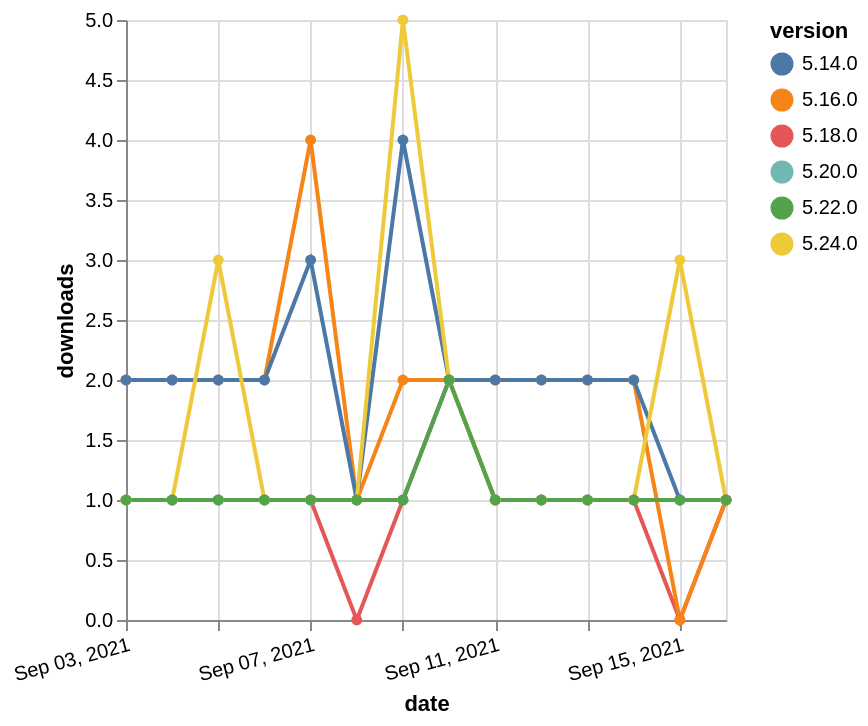

This figure's Vega-Lite source:
### Vega-Lite specification from a JSON file in a GitHub repository (floating-point values rounded to 4 significant figures)
{"$schema": "https://vega.github.io/schema/vega-lite/v5.json", "description": "A simple bar chart with embedded data.", "data": {"values": [{"date": "2021-09-03", "total": 315, "delta": 1, "version": "5.18.0"}, {"date": "2021-09-04", "total": 316, "delta": 1, "version": "5.18.0"}, {"date": "2021-09-05", "total": 317, "delta": 1, "version": "5.18.0"}, {"date": "2021-09-06", "total": 318, "delta": 1, "version": "5.18.0"}, {"date": "2021-09-07", "total": 319, "delta": 1, "version": "5.18.0"}, {"date": "2021-09-08", "total": 319, "delta": 0, "version": "5.18.0"}, {"date": "2021-09-09", "total": 320, "delta": 1, "version": "5.18.0"}, {"date": "2021-09-10", "total": 322, "delta": 2, "version": "5.18.0"}, {"date": "2021-09-11", "total": 323, "delta": 1, "version": "5.18.0"}, {"date": "2021-09-12", "total": 324, "delta": 1, "version": "5.18.0"}, {"date": "2021-09-13", "total": 325, "delta": 1, "version": "5.18.0"}, {"date": "2021-09-14", "total": 326, "delta": 1, "version": "5.18.0"}, {"date": "2021-09-15", "total": 326, "delta": 0, "version": "5.18.0"}, {"date": "2021-09-16", "total": 327, "delta": 1, "version": "5.18.0"}, {"date": "2021-09-03", "total": 2499, "delta": 2, "version": "5.16.0"}, {"date": "2021-09-04", "total": 2501, "delta": 2, "version": "5.16.0"}, {"date": "2021-09-05", "total": 2503, "delta": 2, "version": "5.16.0"}, {"date": "2021-09-06", "total": 2505, "delta": 2, "version": "5.16.0"}, {"date": "2021-09-07", "total": 2509, "delta": 4, "version": "5.16.0"}, {"date": "2021-09-08", "total": 2510, "delta": 1, "version": "5.16.0"}, {"date": "2021-09-09", "total": 2512, "delta": 2, "version": "5.16.0"}, {"date": "2021-09-10", "total": 2514, "delta": 2, "version": "5.16.0"}, {"date": "2021-09-11", "total": 2516, "delta": 2, "version": "5.16.0"}, {"date": "2021-09-12", "total": 2518, "delta": 2, "version": "5.16.0"}, {"date": "2021-09-13", "total": 2520, "delta": 2, "version": "5.16.0"}, {"date": "2021-09-14", "total": 2522, "delta": 2, "version": "5.16.0"}, {"date": "2021-09-15", "total": 2522, "delta": 0, "version": "5.16.0"}, {"date": "2021-09-16", "total": 2523, "delta": 1, "version": "5.16.0"}, {"date": "2021-09-03", "total": 243, "delta": 1, "version": "5.20.0"}, {"date": "2021-09-04", "total": 244, "delta": 1, "version": "5.20.0"}, {"date": "2021-09-05", "total": 245, "delta": 1, "version": "5.20.0"}, {"date": "2021-09-06", "total": 246, "delta": 1, "version": "5.20.0"}, {"date": "2021-09-07", "total": 247, "delta": 1, "version": "5.20.0"}, {"date": "2021-09-08", "total": 248, "delta": 1, "version": "5.20.0"}, {"date": "2021-09-09", "total": 249, "delta": 1, "version": "5.20.0"}, {"date": "2021-09-10", "total": 251, "delta": 2, "version": "5.20.0"}, {"date": "2021-09-11", "total": 252, "delta": 1, "version": "5.20.0"}, {"date": "2021-09-12", "total": 253, "delta": 1, "version": "5.20.0"}, {"date": "2021-09-13", "total": 254, "delta": 1, "version": "5.20.0"}, {"date": "2021-09-14", "total": 255, "delta": 1, "version": "5.20.0"}, {"date": "2021-09-15", "total": 256, "delta": 1, "version": "5.20.0"}, {"date": "2021-09-16", "total": 257, "delta": 1, "version": "5.20.0"}, {"date": "2021-09-03", "total": 2416, "delta": 2, "version": "5.14.0"}, {"date": "2021-09-04", "total": 2418, "delta": 2, "version": "5.14.0"}, {"date": "2021-09-05", "total": 2420, "delta": 2, "version": "5.14.0"}, {"date": "2021-09-06", "total": 2422, "delta": 2, "version": "5.14.0"}, {"date": "2021-09-07", "total": 2425, "delta": 3, "version": "5.14.0"}, {"date": "2021-09-08", "total": 2426, "delta": 1, "version": "5.14.0"}, {"date": "2021-09-09", "total": 2430, "delta": 4, "version": "5.14.0"}, {"date": "2021-09-10", "total": 2432, "delta": 2, "version": "5.14.0"}, {"date": "2021-09-11", "total": 2434, "delta": 2, "version": "5.14.0"}, {"date": "2021-09-12", "total": 2436, "delta": 2, "version": "5.14.0"}, {"date": "2021-09-13", "total": 2438, "delta": 2, "version": "5.14.0"}, {"date": "2021-09-14", "total": 2440, "delta": 2, "version": "5.14.0"}, {"date": "2021-09-15", "total": 2441, "delta": 1, "version": "5.14.0"}, {"date": "2021-09-16", "total": 2442, "delta": 1, "version": "5.14.0"}, {"date": "2021-09-03", "total": 209, "delta": 1, "version": "5.24.0"}, {"date": "2021-09-04", "total": 210, "delta": 1, "version": "5.24.0"}, {"date": "2021-09-05", "total": 213, "delta": 3, "version": "5.24.0"}, {"date": "2021-09-06", "total": 214, "delta": 1, "version": "5.24.0"}, {"date": "2021-09-07", "total": 215, "delta": 1, "version": "5.24.0"}, {"date": "2021-09-08", "total": 216, "delta": 1, "version": "5.24.0"}, {"date": "2021-09-09", "total": 221, "delta": 5, "version": "5.24.0"}, {"date": "2021-09-10", "total": 223, "delta": 2, "version": "5.24.0"}, {"date": "2021-09-11", "total": 224, "delta": 1, "version": "5.24.0"}, {"date": "2021-09-12", "total": 225, "delta": 1, "version": "5.24.0"}, {"date": "2021-09-13", "total": 226, "delta": 1, "version": "5.24.0"}, {"date": "2021-09-14", "total": 227, "delta": 1, "version": "5.24.0"}, {"date": "2021-09-15", "total": 230, "delta": 3, "version": "5.24.0"}, {"date": "2021-09-16", "total": 231, "delta": 1, "version": "5.24.0"}, {"date": "2021-09-03", "total": 236, "delta": 1, "version": "5.22.0"}, {"date": "2021-09-04", "total": 237, "delta": 1, "version": "5.22.0"}, {"date": "2021-09-05", "total": 238, "delta": 1, "version": "5.22.0"}, {"date": "2021-09-06", "total": 239, "delta": 1, "version": "5.22.0"}, {"date": "2021-09-07", "total": 240, "delta": 1, "version": "5.22.0"}, {"date": "2021-09-08", "total": 241, "delta": 1, "version": "5.22.0"}, {"date": "2021-09-09", "total": 242, "delta": 1, "version": "5.22.0"}, {"date": "2021-09-10", "total": 244, "delta": 2, "version": "5.22.0"}, {"date": "2021-09-11", "total": 245, "delta": 1, "version": "5.22.0"}, {"date": "2021-09-12", "total": 246, "delta": 1, "version": "5.22.0"}, {"date": "2021-09-13", "total": 247, "delta": 1, "version": "5.22.0"}, {"date": "2021-09-14", "total": 248, "delta": 1, "version": "5.22.0"}, {"date": "2021-09-15", "total": 249, "delta": 1, "version": "5.22.0"}, {"date": "2021-09-16", "total": 250, "delta": 1, "version": "5.22.0"}]}, "width": "container", "mark": {"type": "line", "point": {"filled": true}}, "encoding": {"x": {"field": "date", "type": "temporal", "timeUnit": "yearmonthdate", "title": "date", "axis": {"labelAngle": -15}}, "y": {"field": "delta", "type": "quantitative", "title": "downloads"}, "color": {"field": "version", "type": "nominal"}, "tooltip": {"field": "delta"}}}
